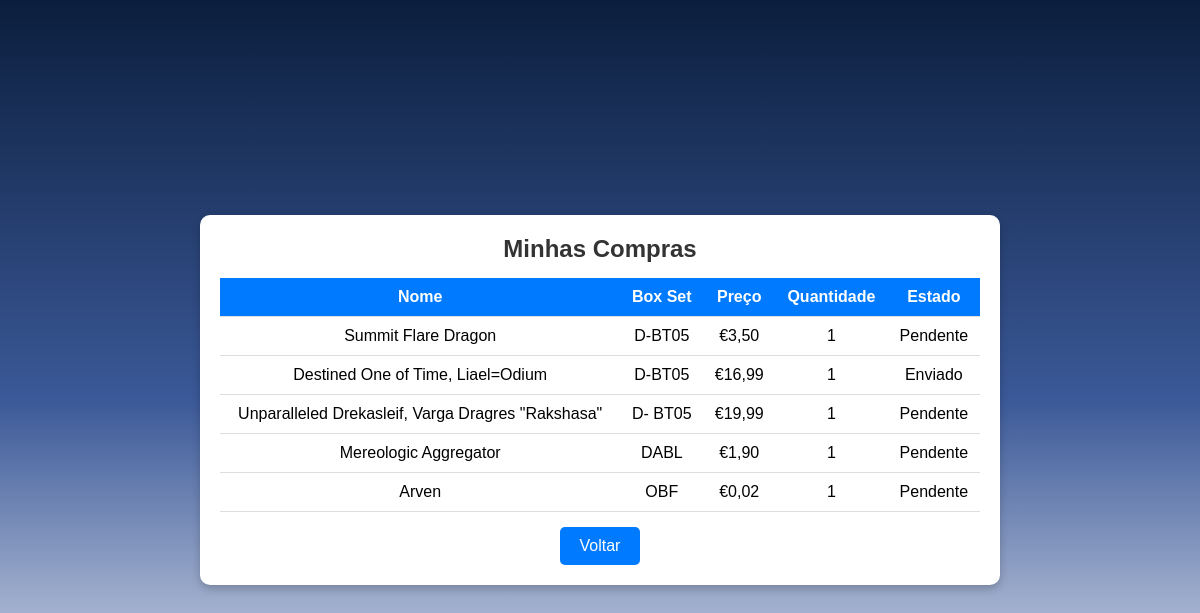
Page /lista-compras.php (signed in) on the committed database.
### tables this page shows
CREATE TABLE `compra` (
  `id_compra` int NOT NULL,
  `id_user` int NOT NULL,
  `id_carta` int NOT NULL,
  `quantidade` int DEFAULT '1',
  `estado` enum('Pendente','Enviado','Entregue') DEFAULT 'Pendente'
);

CREATE TABLE `cartas` (
  `id` int NOT NULL,
  `nome` varchar(100) NOT NULL,
  `box_set` varchar(50) DEFAULT NULL,
  `preco` decimal(10,2) NOT NULL,
  `imagem` varchar(255) NOT NULL,
  `quantidade` int DEFAULT '10',
  `jogo` enum('Vanguard','Pokemon','Yugioh') NOT NULL
);

### lista-compras.php (the view, shortened to what this page needs)
<?php
include 'db_connect.php';
$user_id = $_SESSION['user_id'];
$sql = "SELECT c.id_compra, ca.nome, ca.box_set, ca.preco, c.quantidade, c.estado
        FROM compra c
        JOIN cartas ca ON c.id_carta = ca.id
        WHERE c.id_user = ?";
$stmt = $conn->prepare($sql);
$stmt->bind_param("i", $user_id);
$stmt->execute();
$result = $stmt->get_result();
$compras = $result->fetch_all(MYSQLI_ASSOC);
?>
<!DOCTYPE html>
<html lang="pt">
<head>
    <link rel="stylesheet" href="static/lista-compras-style.css">
</head>
<body>
<div class="container">
    <h2>Minhas Compras</h2>
    <table>
        <thead>
            <tr>
                <th>Nome</th>
                <th>Box Set</th>
                <th>Preço</th>
                <th>Quantidade</th>
                <th>Estado</th>
            </tr>
        </thead>
        <tbody>
            <?php if (count($compras) > 0): ?>
                <?php foreach ($compras as $compra): ?>
                    <tr>
                        <td><?= htmlspecialchars($compra['nome']); ?></td>
                        <td><?= htmlspecialchars($compra['box_set']); ?></td>
                        <td>€<?= number_format($compra['preco'], 2, ',', '.'); ?></td>
                        <td><?= htmlspecialchars($compra['quantidade']); ?></td>
                        <td>
                            <?= $compra['estado'] == 'Enviado' ? 'Enviado' : 'Pendente'; ?>
                        </td>
                    </tr>
                <?php endforeach; ?>
            <?php else: ?>
                <tr>
                    <td colspan="5">Nenhuma compra encontrada.</td>
                </tr>
            <?php endif; ?>
        </tbody>
    </table>
    <a href="conta.php" class="btn-voltar">Voltar</a>
</div>
</body>
</html>

### static/lista-compras-style.css (style rules this page uses)
* { margin: 0; padding: 0; box-sizing: border-box; font-family: Arial, sans-serif; }
body { background: linear-gradient(to bottom, #0b1e3d, #3b5998, #ffffff); display: flex; justify-content: center; align-items: center; height: 100vh; }
.container { background: white; padding: 20px; border-radius: 10px; box-shadow: 0 4px 8px rgba(0, 0, 0, 0.2); text-align: center; width: 80%; max-width: 800px; }
h2 { font-size: 24px; color: #333; margin-bottom: 15px; }
table { width: 100%; border-collapse: collapse; margin-top: 15px; }
th, td { padding: 10px; text-align: center; border-bottom: 1px solid #ddd; }
th { background: #007bff; color: white; }
.btn-voltar { display: inline-block; background-color: #007bff; color: white; padding: 10px 20px; font-size: 16px; border: none; border-radius: 5px; cursor: pointer; text-decoration: none; transition: background 0.3s ease-in-out; margin-top: 15px; }

### rows in the picture
compra: id_carta.nome "Summit Flare Dragon", id_carta.box_set "D-BT05", id_carta.preco "3,50", quantidade "1", estado "Pendente"
compra: id_carta.nome "Destined One of Time, Liael=Odium", id_carta.box_set "D-BT05", id_carta.preco "16,99", quantidade "1", estado "Enviado"
compra: id_carta.nome "Unparalleled Drekasleif, Varga Dragres \"Rakshasa\"", id_carta.box_set "D- BT05", id_carta.preco "19,99", quantidade "1", estado "Pendente"
compra: id_carta.nome "Mereologic Aggregator", id_carta.box_set "DABL", id_carta.preco "1,90", quantidade "1", estado "Pendente"
compra: id_carta.nome "Arven", id_carta.box_set "OBF", id_carta.preco "0,02", quantidade "1", estado "Pendente"
